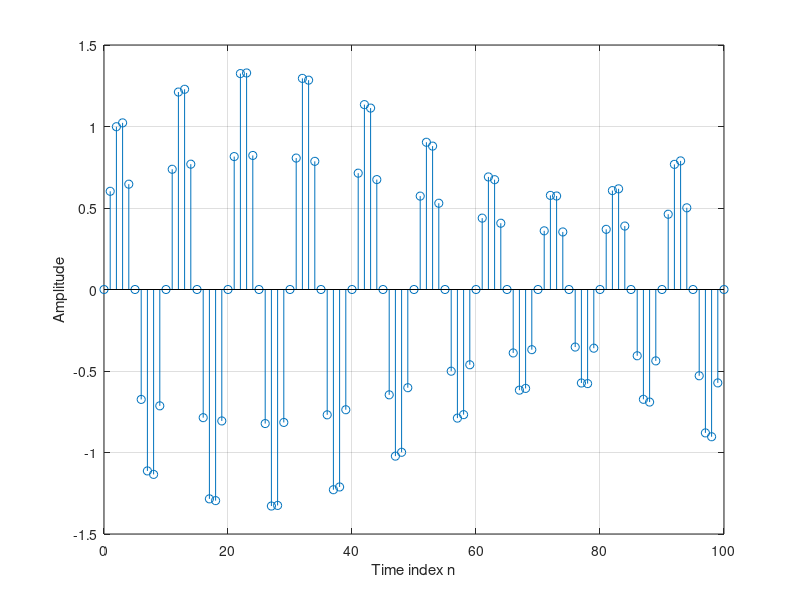

Write the MATLAB code that produced this figure.
% Amplitude modulated signal
clf;
n = 0:100;	
m = 0.4;fH = 0.1; fL = 0.01;				
xH = sin(2*pi*fH*n);
xL = sin(2*pi*fL*n);
y = (1+m*xL).*xH;
stem(n,y);grid;
xlabel('Time index n');ylabel('Amplitude');